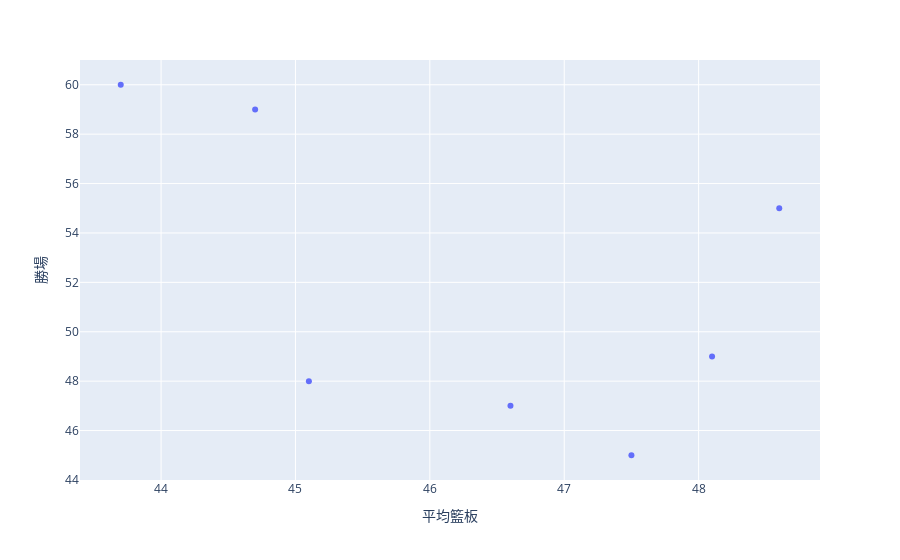

The cell this chart's notebook holds for it:
### Code cell
px.scatter(df, x='平均籃板', y='勝場')

### Figure 1 — Plotly figure (JSON) as saved in the notebook; plotly's stock layout.template omitted (floating-point values rounded to 4 significant figures)
{"data": [{"hoverlabel": {"namelength": 0}, "hovertemplate": "平均籃板=%{x}<br>勝場=%{y}", "legendgroup": "", "marker": {"color": "#636efa", "symbol": "circle"}, "mode": "markers", "name": "", "showlegend": false, "type": "scatter", "x": [43.7, 44.7, 47.5, 48.6, 46.6, 45.1, 48.1], "xaxis": "x", "y": [60, 59, 45, 55, 47, 48, 49], "yaxis": "y"}], "layout": {"legend": {"tracegroupgap": 0}, "margin": {"t": 60}, "xaxis": {"anchor": "y", "domain": [0, 1], "title": {"text": "平均籃板"}}, "yaxis": {"anchor": "x", "domain": [0, 1], "title": {"text": "勝場"}}}}
